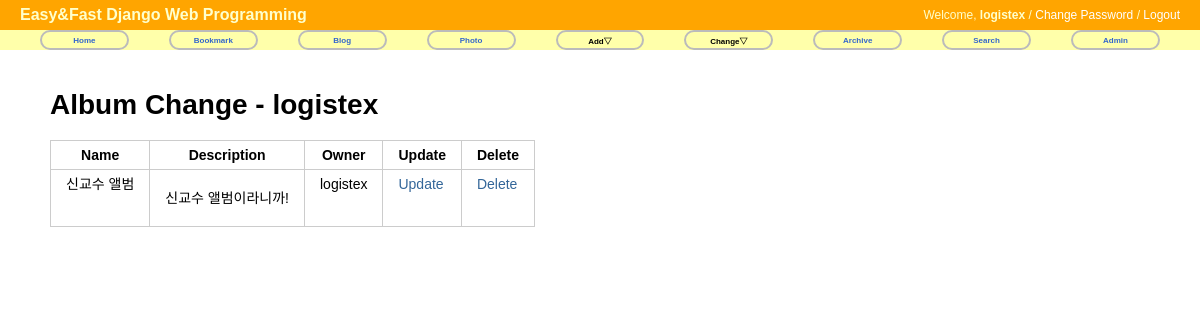
/photo/album/change/ (signed in), run on the app's committed database.
### photo/models.py (models this page shows, shortened)
@python_2_unicode_compatible
class Album(models.Model):
    name = models.CharField(max_length=50)
    description = models.CharField('One Line Description', max_length=100, blank=True)
    owner = models.ForeignKey(User, null=True)
    class Meta:
        ordering = ['name']

### photo/views.py (the view)
class AlbumChangeLV(LoginRequiredMixin, ListView):
    template_name = 'photo/album_change_list.html'
    def get_queryset(self):
        return Album.objects.filter(owner=self.request.user)

### photo/templates/photo/album_change_list.html (shortened to what this page needs)
{% extends "base.html" %}
{% block content %}
<div id="content">
    <h1>Album Change - {{user}}</h1>
    <table class="change-list">
        <tr>
            <th>Name</th>
            <th>Description</th>
            <th>Owner</th>
            <th>Update</th>
            <th>Delete</th>
        </tr>
        {% for item in object_list %}
        <tr>
            <td>{{ item.name }}</td>
            <td>{{ item.description|linebreaks }}</td>
            <td>{{ item.owner }}</td>
            <td><a href="{% url 'photo:album_update' item.id %}">Update</a></td>
            <td><a href="{% url 'photo:album_delete' item.id %}">Delete</a></td>
        </tr>
        {% endfor %}
    </table>
</div>
{% endblock %}

### templates/base.html (shortened to what this page needs)
<!DOCTYPE html>
<html lang="ko">
<head>
{% load staticfiles %}
<link rel="stylesheet" type="text/css" href="{% block stylesheet %}{% static "css/base.css" %}{% endblock %}" />
<link rel="stylesheet" type="text/css" href="{% block extrastyle %}{% endblock %}" />
</head>
<body>
<div id="header">
    <h2 class="maintitle">Easy&amp;Fast Django Web Programming</h2>
    {% if user.is_active %}
    <h4 class="welcome">Welcome,
                <strong>{% firstof user.get_short_name user.get_username %}</strong> /
                <a href="{% url 'password_change' %}">Change Password</a> /
                <a href="{% url 'logout' %}">Logout</a>
    </h4>
    {% else %}
    <h4 class="welcome">Welcome, Anonymous /
                <a href="{% url 'login' %}">Login</a> /
                <a href="{% url 'register' %}">Register</a>
    </h4>
    {% endif %}
</div>
<div id="menu">
    <li><a href="{% url 'home' %}">Home</a></li>
    <li><a href="{% url 'bookmark:index' %}">Bookmark</a></li>
    <li><a href="{% url 'blog:index' %}">Blog</a></li>
    <li><a href="{% url 'photo:index' %}">Photo</a></li>
    <li>Add&bigtriangledown;
    </li>
    <li>Change&bigtriangledown;
    </li>
    <li><a href="{% url 'blog:post_archive' %}">Archive</a></li>
    <li><a href="{% url 'blog:search' %}">Search</a></li>
    <li><a href="{% url 'admin:index' %}">Admin</a></li>
</div>
{% block content %}{% endblock %}
</body>
</html>

### static/css/base.css (style rules this page uses)
body { font-family: "Lucida Grande", Verdana, Arial, sans-serif; font-size: 14px; }
div#header { position: absolute; top: 0px; left: 0px; height: 30px; width: 100%; display: table; background: orange; }
div#menu { position: absolute; top: 30px; left: 0px; height: 20px; width: 100%; display: table; table-layout: fixed; border-spacing: 40px 0px; background: #ffa; font-size: 8px; }
div#content { position: absolute; top: 70px; left: 50px; right: 50px; }
.maintitle { display: table-cell; vertical-align: middle; padding-left: 20px; color: #ffc; font-weight: bold; font-size: 16px; }
.welcome { display: table-cell; vertical-align: middle; text-align: right; padding-right: 20px; color: #ffc; font-weight: normal; font-size: 12px; }
.welcome a:link, .welcome a:visited { color: white; }
div#menu a:link, div#menu a:visited { color: #36c; }
div#menu > li { display: table-cell; vertical-align: middle; border: 2px solid #bbb; border-radius: 25px; text-align: center; font-weight: bold; }
a:link, a:visited { color: #369; text-decoration: none; }
table { border-collapse: collapse; }
td, th { line-height: 18px; border-bottom: 1px solid #eee; vertical-align: top; padding: 5px 15px; font-family: "Lucida Grande", Verdana, Arial, sans-serif; }
table.change-list, table.change-list th, table.change-list td { border: 1px solid #ccc; }

### data on the page
Album: name "신교수 앨범", description "신교수 앨범이라니까!", owner "logistex"

### other printed values
{{ user }} "logistex"
